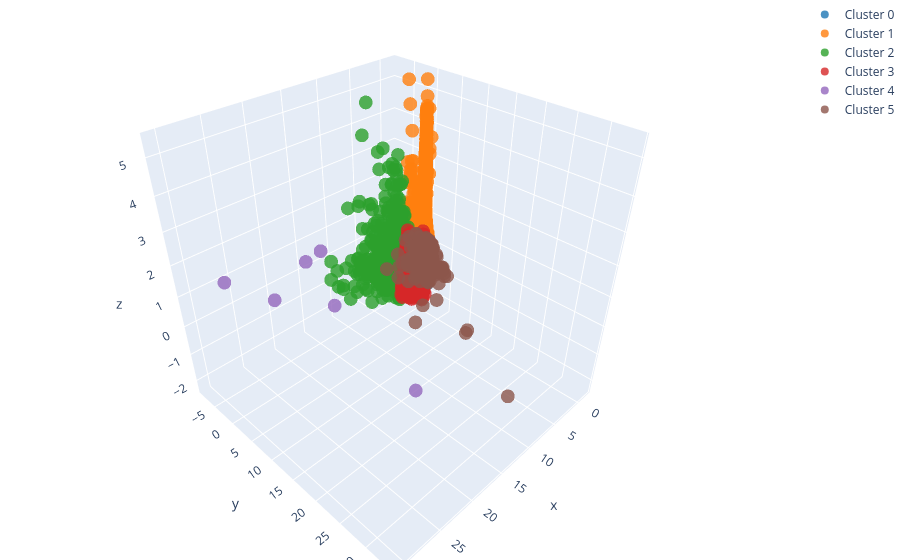

The code cell stored with this chart in its notebook:
### Code cell
N_CLUSTERS = 6

df_kmeans = kmeans_fit_and_plot_per_cluster(N_CLUSTERS, X_final, user_events_df)

### Figure 1 — Plotly figure (JSON) as saved in the notebook; plotly's stock layout.template omitted (floating-point values rounded to 4 significant figures; data arrays with more than 128 entries replaced by an {"elided": "..."} marker saying what was removed)
{"data": [{"marker": {"color": "#1f77b4", "opacity": 0.8, "size": 8}, "mode": "markers", "name": "Cluster 0", "type": "scatter3d", "x": {"elided": "1415 float values"}, "y": {"elided": "1415 float values"}, "z": {"elided": "1415 float values"}}, {"marker": {"color": "#ff7f0e", "opacity": 0.8, "size": 8}, "mode": "markers", "name": "Cluster 1", "type": "scatter3d", "x": {"elided": "1725 float values"}, "y": {"elided": "1725 float values"}, "z": {"elided": "1725 float values"}}, {"marker": {"color": "#2ca02c", "opacity": 0.8, "size": 8}, "mode": "markers", "name": "Cluster 2", "type": "scatter3d", "x": {"elided": "335 float values"}, "y": {"elided": "335 float values"}, "z": {"elided": "335 float values"}}, {"marker": {"color": "#d62728", "opacity": 0.8, "size": 8}, "mode": "markers", "name": "Cluster 3", "type": "scatter3d", "x": {"elided": "1176 float values"}, "y": {"elided": "1176 float values"}, "z": {"elided": "1176 float values"}}, {"marker": {"color": "#9467bd", "opacity": 0.8, "size": 8}, "mode": "markers", "name": "Cluster 4", "type": "scatter3d", "x": [16.97, 22.67, 15.9, 18.64, 30.52, 28.65], "y": [2.851, 27.31, -1.517, -0.6613, 2.692, 10.14], "z": [0.06437, 0.7708, 1.415, 1.436, 2.472, 2.438]}, {"marker": {"color": "#8c564b", "opacity": 0.8, "size": 8}, "mode": "markers", "name": "Cluster 5", "type": "scatter3d", "x": {"elided": "248 float values"}, "y": {"elided": "248 float values"}, "z": {"elided": "248 float values"}}], "layout": {"margin": {"b": 0, "l": 0, "r": 0, "t": 0}, "title": {"text": "Interactive 3D Plot of Clusters"}}}
